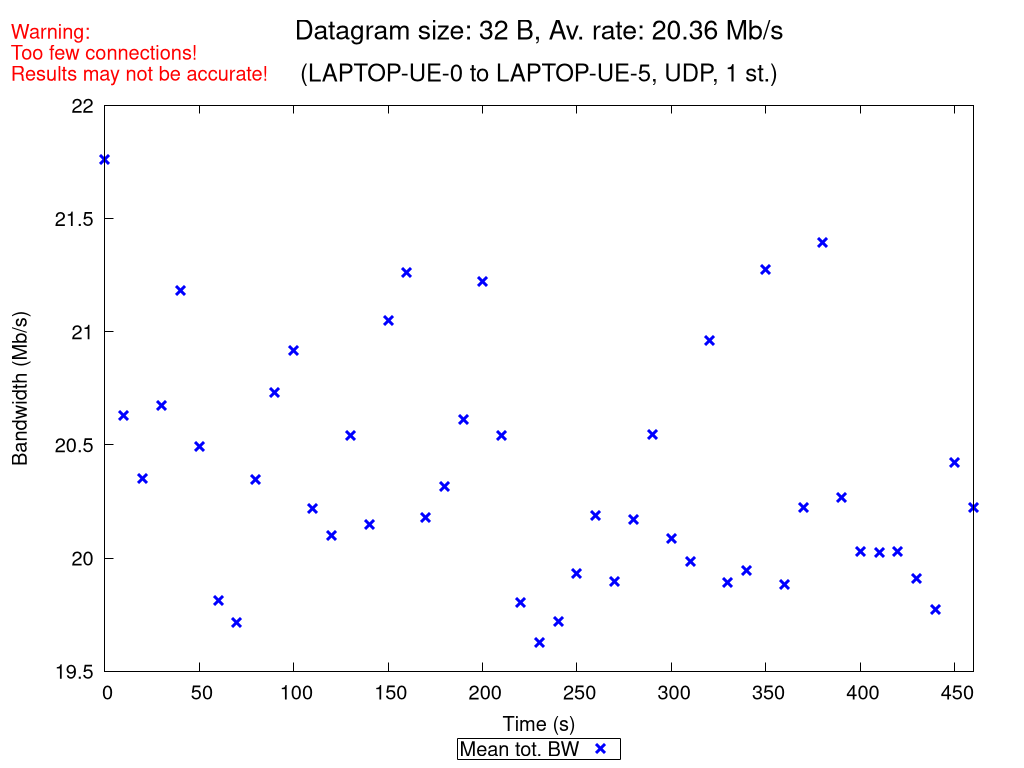

Write the gnuplot code that produced this figure.
set terminal pngcairo nocrop enhanced size 1024,768 font "Verdana,15"
set output "UDP_1_st_2020_10_17_22-39-15_one2two_00032B.png"

set title "{/=20 Datagram size: 32 B, Av. rate: 20.36 Mb/s}\n\n{/=18 (LAPTOP-UE-0 to LAPTOP-UE-5, UDP, 1 st.)}"
set label "Warning:\nToo few connections!\nResults may not be accurate!" at screen 0.01, screen 0.96 tc rgb "red"

set xlabel "Time (s)"
set ylabel "Bandwidth (Mb/s)"
set ytics nomirror
set key bmargin center horizontal box samplen 1 width -1
set bmargin 4.6
set rmargin 4.5

rf = 1000000.0  # rate factor
set style fill transparent solid 0.2 noborder
set autoscale xfix
plot "UDP_1_st_2020_10_17_22-39-15_one2two_00032B_iperf_processed.dat" using 1:($2/rf-$3/rf):($2/rf+$3/rf) with filledcurves lc rgb "blue" notitle, \
     "" using 1:($2/rf) with points pt 2 ps 1.5 lw 3 lc rgb "blue" title "Mean tot. BW", \
